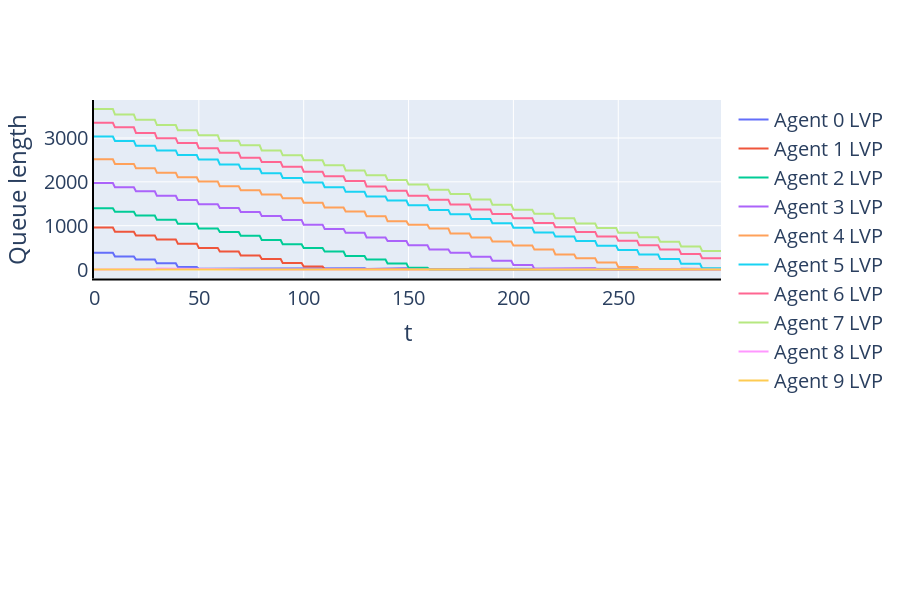
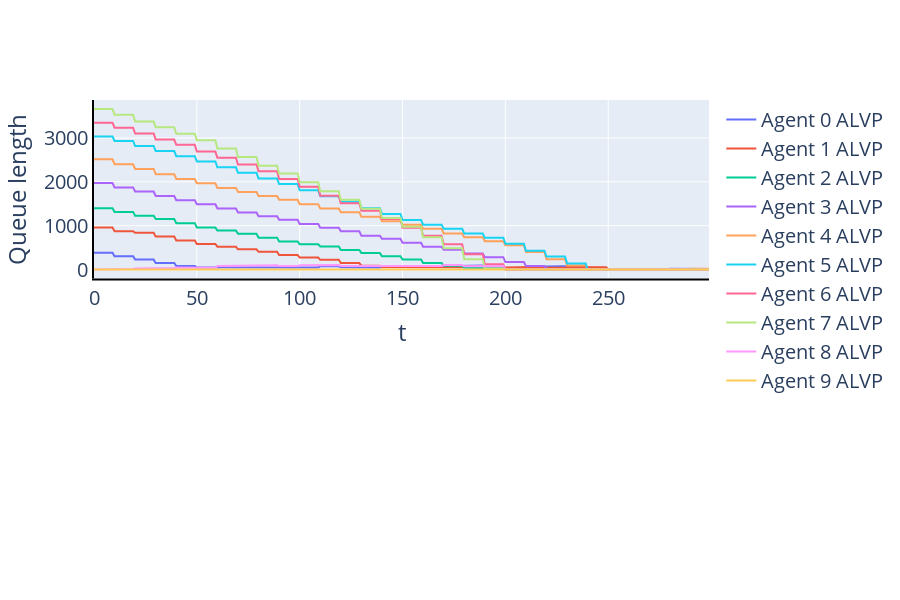
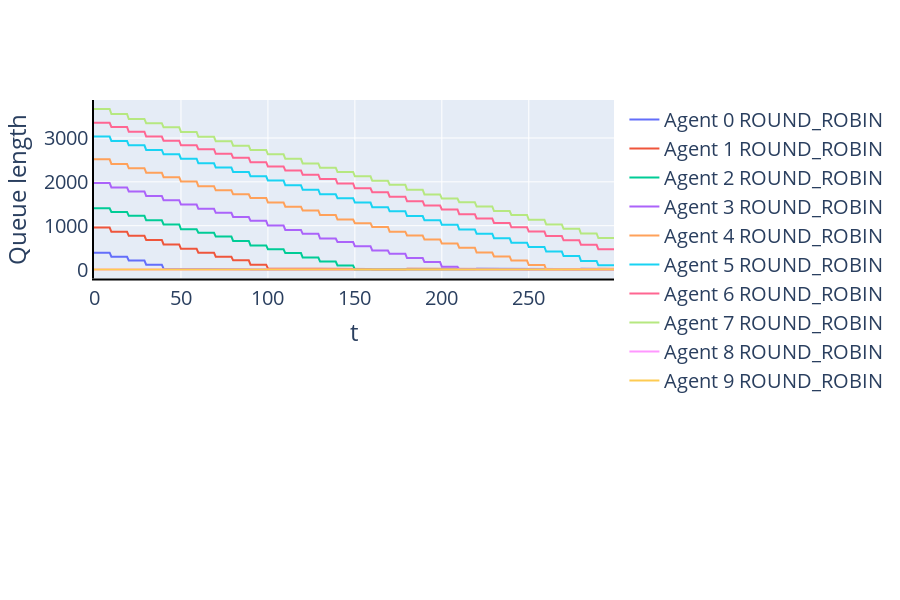
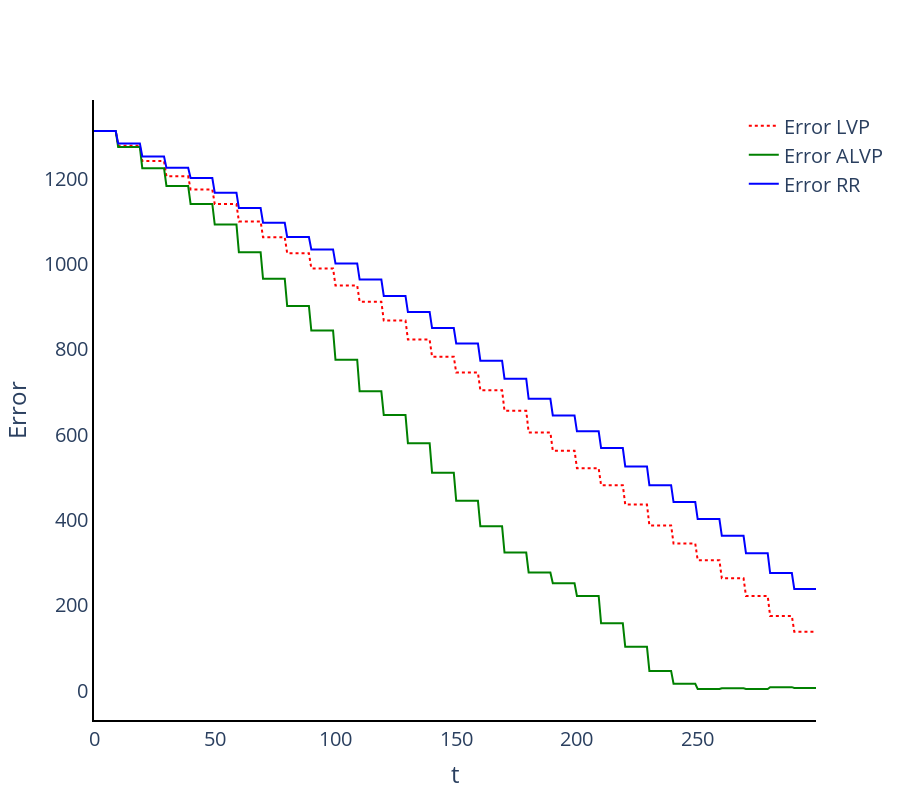

Source (notebook cell) for these figures, in order:
### Code cell
itr = 1
start = -1
iter_past = 0

for k in range(iter_past, itr):
    # Run LVP and extract sequnce
    do = k > start
    alg_lvp, lvp_seq = run(do, main.LVP, num_agents, num_steps, pars, True, productivities, ret_alg=True) 

    # Run ALVP
    do = k > start
    alg_alvp, alvp_seq = run(do, main.ALVP, num_agents, num_steps, pars, False, productivities, ret_alg=True) 

    # Run RR
    do = k > start
    alg_rr, rr_seq = run(do, main.ROUND_ROBIN, num_agents, num_steps, pars, False, productivities, ret_alg=True) 
    
    # Plot error plot
    layout = go.Layout(plot_bgcolor='rgba(0,0,0,0)')
    fig = go.Figure(layout=layout)

    fig.add_trace(go.Scatter(y=lvp_seq["Error"],
                                         x=list(range(len(lvp_seq))),
                                         name=f"Error LVP",
                                         mode="lines",
                            line={'dash': 'dot', 'color': 'red'}))

    fig.add_trace(go.Scatter(y=alvp_seq["Error"],
                                 x=list(range(len(alvp_seq))),
                                 name=f"Error ALVP",
                                 mode="lines",
                            line={'dash': 'solid', 'color': 'green'}))


    fig.add_trace(go.Scatter(y=rr_seq["Error"],
                                 x=list(range(len(rr_seq))),
                                 name=f"Error RR",
                                 mode="lines",
                            line={'dash': 'solid', 'color': 'blue'}))


    fig.update_layout(
        xaxis_title="t",
        yaxis_title="Error",
        legend = dict(
            yanchor="top",
            y=0.99,
            xanchor="left",
            x=0.9
        ),
        font = dict(size = 20),
        height=800
    )
    fig.update_xaxes(showline=True, linewidth=2, linecolor='black', gridcolor='white')
    fig.update_yaxes(showline=True, linewidth=2, linecolor='black', gridcolor='white')
    fig.show()

    fig.write_html(f"./trash/trash_{k}_{exp}_error.html");

    # if k > 0:
    #     alvp_er[f"Error_{k}"] = alvp_seq
    #     lvp_er[f"Error_{k}"] = lvp_seq
    #     rr_er[f"Error_{k}"] = rr_seq
    # else:
    #     alvp_er = pd.DataFrame(alvp_seq, columns=["Error_0"])
    #     lvp_er = pd.DataFrame(lvp_seq, columns=["Error_0"])
    #     rr_er = pd.DataFrame(rr_seq, columns=["Error_0"])
    
    # alvp_er.to_csv(f"~/Load_Balancing_numpy/trash/exp_{exp}_{today}_alvp.csv")
    # lvp_er.to_csv(f"~/Load_Balancing_numpy/trash/exp_{exp}_{today}_lvp.csv")
    # rr_er.to_csv(f"~/Load_Balancing_numpy/trash/exp_{exp}_{today}_rr.csv")
            
    
print("Finish")
iter_past = k

### Figure 1 — Plotly figure (JSON) as saved in the notebook; plotly's stock layout.template omitted (floating-point values rounded to 4 significant figures; data arrays with more than 128 entries replaced by an {"elided": "..."} marker saying what was removed)
{"data": [{"mode": "lines", "name": "Agent 0 LVP", "type": "scatter", "x": {"elided": "300 int values"}, "xaxis": "x", "y": {"elided": "300 float values"}, "yaxis": "y"}, {"mode": "lines", "name": "Agent 1 LVP", "type": "scatter", "x": {"elided": "300 int values"}, "xaxis": "x", "y": {"elided": "300 float values"}, "yaxis": "y"}, {"mode": "lines", "name": "Agent 2 LVP", "type": "scatter", "x": {"elided": "300 int values"}, "xaxis": "x", "y": {"elided": "300 float values"}, "yaxis": "y"}, {"mode": "lines", "name": "Agent 3 LVP", "type": "scatter", "x": {"elided": "300 int values"}, "xaxis": "x", "y": {"elided": "300 float values"}, "yaxis": "y"}, {"mode": "lines", "name": "Agent 4 LVP", "type": "scatter", "x": {"elided": "300 int values"}, "xaxis": "x", "y": {"elided": "300 float values"}, "yaxis": "y"}, {"mode": "lines", "name": "Agent 5 LVP", "type": "scatter", "x": {"elided": "300 int values"}, "xaxis": "x", "y": {"elided": "300 float values"}, "yaxis": "y"}, {"mode": "lines", "name": "Agent 6 LVP", "type": "scatter", "x": {"elided": "300 int values"}, "xaxis": "x", "y": {"elided": "300 float values"}, "yaxis": "y"}, {"mode": "lines", "name": "Agent 7 LVP", "type": "scatter", "x": {"elided": "300 int values"}, "xaxis": "x", "y": {"elided": "300 float values"}, "yaxis": "y"}, {"mode": "lines", "name": "Agent 8 LVP", "type": "scatter", "x": {"elided": "300 int values"}, "xaxis": "x", "y": {"elided": "300 float values"}, "yaxis": "y"}, {"mode": "lines", "name": "Agent 9 LVP", "type": "scatter", "x": {"elided": "300 int values"}, "xaxis": "x", "y": {"elided": "300 float values"}, "yaxis": "y"}], "layout": {"font": {"size": 20}, "height": 600, "xaxis": {"anchor": "y", "domain": [0, 1], "gridcolor": "white", "linecolor": "black", "linewidth": 2, "showline": true, "title": {"text": "t"}}, "xaxis2": {"anchor": "y2", "domain": [0, 1], "gridcolor": "white", "linecolor": "black", "linewidth": 2, "showline": true}, "yaxis": {"anchor": "x", "domain": [0.575, 1], "gridcolor": "white", "linecolor": "black", "linewidth": 2, "showline": true, "title": {"text": "Queue length"}}, "yaxis2": {"anchor": "x2", "domain": [0, 0.425], "gridcolor": "white", "linecolor": "black", "linewidth": 2, "showline": true}}}

### Figure 2 — Plotly figure (JSON) as saved in the notebook; plotly's stock layout.template omitted (floating-point values rounded to 4 significant figures; data arrays with more than 128 entries replaced by an {"elided": "..."} marker saying what was removed)
{"data": [{"mode": "lines", "name": "Agent 0 ALVP", "type": "scatter", "x": {"elided": "300 int values"}, "xaxis": "x", "y": {"elided": "300 float values"}, "yaxis": "y"}, {"mode": "lines", "name": "Agent 1 ALVP", "type": "scatter", "x": {"elided": "300 int values"}, "xaxis": "x", "y": {"elided": "300 float values"}, "yaxis": "y"}, {"mode": "lines", "name": "Agent 2 ALVP", "type": "scatter", "x": {"elided": "300 int values"}, "xaxis": "x", "y": {"elided": "300 float values"}, "yaxis": "y"}, {"mode": "lines", "name": "Agent 3 ALVP", "type": "scatter", "x": {"elided": "300 int values"}, "xaxis": "x", "y": {"elided": "300 float values"}, "yaxis": "y"}, {"mode": "lines", "name": "Agent 4 ALVP", "type": "scatter", "x": {"elided": "300 int values"}, "xaxis": "x", "y": {"elided": "300 float values"}, "yaxis": "y"}, {"mode": "lines", "name": "Agent 5 ALVP", "type": "scatter", "x": {"elided": "300 int values"}, "xaxis": "x", "y": {"elided": "300 float values"}, "yaxis": "y"}, {"mode": "lines", "name": "Agent 6 ALVP", "type": "scatter", "x": {"elided": "300 int values"}, "xaxis": "x", "y": {"elided": "300 float values"}, "yaxis": "y"}, {"mode": "lines", "name": "Agent 7 ALVP", "type": "scatter", "x": {"elided": "300 int values"}, "xaxis": "x", "y": {"elided": "300 float values"}, "yaxis": "y"}, {"mode": "lines", "name": "Agent 8 ALVP", "type": "scatter", "x": {"elided": "300 int values"}, "xaxis": "x", "y": {"elided": "300 float values"}, "yaxis": "y"}, {"mode": "lines", "name": "Agent 9 ALVP", "type": "scatter", "x": {"elided": "300 int values"}, "xaxis": "x", "y": {"elided": "300 float values"}, "yaxis": "y"}], "layout": {"font": {"size": 20}, "height": 600, "xaxis": {"anchor": "y", "domain": [0, 1], "gridcolor": "white", "linecolor": "black", "linewidth": 2, "showline": true, "title": {"text": "t"}}, "xaxis2": {"anchor": "y2", "domain": [0, 1], "gridcolor": "white", "linecolor": "black", "linewidth": 2, "showline": true}, "yaxis": {"anchor": "x", "domain": [0.575, 1], "gridcolor": "white", "linecolor": "black", "linewidth": 2, "showline": true, "title": {"text": "Queue length"}}, "yaxis2": {"anchor": "x2", "domain": [0, 0.425], "gridcolor": "white", "linecolor": "black", "linewidth": 2, "showline": true}}}

### Figure 3 — Plotly figure (JSON) as saved in the notebook; plotly's stock layout.template omitted (floating-point values rounded to 4 significant figures; data arrays with more than 128 entries replaced by an {"elided": "..."} marker saying what was removed)
{"data": [{"mode": "lines", "name": "Agent 0 ROUND_ROBIN", "type": "scatter", "x": {"elided": "300 int values"}, "xaxis": "x", "y": {"elided": "300 float values"}, "yaxis": "y"}, {"mode": "lines", "name": "Agent 1 ROUND_ROBIN", "type": "scatter", "x": {"elided": "300 int values"}, "xaxis": "x", "y": {"elided": "300 float values"}, "yaxis": "y"}, {"mode": "lines", "name": "Agent 2 ROUND_ROBIN", "type": "scatter", "x": {"elided": "300 int values"}, "xaxis": "x", "y": {"elided": "300 float values"}, "yaxis": "y"}, {"mode": "lines", "name": "Agent 3 ROUND_ROBIN", "type": "scatter", "x": {"elided": "300 int values"}, "xaxis": "x", "y": {"elided": "300 float values"}, "yaxis": "y"}, {"mode": "lines", "name": "Agent 4 ROUND_ROBIN", "type": "scatter", "x": {"elided": "300 int values"}, "xaxis": "x", "y": {"elided": "300 float values"}, "yaxis": "y"}, {"mode": "lines", "name": "Agent 5 ROUND_ROBIN", "type": "scatter", "x": {"elided": "300 int values"}, "xaxis": "x", "y": {"elided": "300 float values"}, "yaxis": "y"}, {"mode": "lines", "name": "Agent 6 ROUND_ROBIN", "type": "scatter", "x": {"elided": "300 int values"}, "xaxis": "x", "y": {"elided": "300 float values"}, "yaxis": "y"}, {"mode": "lines", "name": "Agent 7 ROUND_ROBIN", "type": "scatter", "x": {"elided": "300 int values"}, "xaxis": "x", "y": {"elided": "300 float values"}, "yaxis": "y"}, {"mode": "lines", "name": "Agent 8 ROUND_ROBIN", "type": "scatter", "x": {"elided": "300 int values"}, "xaxis": "x", "y": {"elided": "300 int values"}, "yaxis": "y"}, {"mode": "lines", "name": "Agent 9 ROUND_ROBIN", "type": "scatter", "x": {"elided": "300 int values"}, "xaxis": "x", "y": {"elided": "300 int values"}, "yaxis": "y"}], "layout": {"font": {"size": 20}, "height": 600, "xaxis": {"anchor": "y", "domain": [0, 1], "gridcolor": "white", "linecolor": "black", "linewidth": 2, "showline": true, "title": {"text": "t"}}, "xaxis2": {"anchor": "y2", "domain": [0, 1], "gridcolor": "white", "linecolor": "black", "linewidth": 2, "showline": true}, "yaxis": {"anchor": "x", "domain": [0.575, 1], "gridcolor": "white", "linecolor": "black", "linewidth": 2, "showline": true, "title": {"text": "Queue length"}}, "yaxis2": {"anchor": "x2", "domain": [0, 0.425], "gridcolor": "white", "linecolor": "black", "linewidth": 2, "showline": true}}}

### Figure 4 — Plotly figure (JSON) as saved in the notebook; plotly's stock layout.template omitted (floating-point values rounded to 4 significant figures; data arrays with more than 128 entries replaced by an {"elided": "..."} marker saying what was removed)
{"data": [{"line": {"color": "red", "dash": "dot"}, "mode": "lines", "name": "Error LVP", "type": "scatter", "x": {"elided": "300 int values"}, "y": {"elided": "300 float values"}}, {"line": {"color": "green", "dash": "solid"}, "mode": "lines", "name": "Error ALVP", "type": "scatter", "x": {"elided": "300 int values"}, "y": {"elided": "300 float values"}}, {"line": {"color": "blue", "dash": "solid"}, "mode": "lines", "name": "Error RR", "type": "scatter", "x": {"elided": "300 int values"}, "y": {"elided": "300 float values"}}], "layout": {"font": {"size": 20}, "height": 800, "legend": {"x": 0.9, "xanchor": "left", "y": 0.99, "yanchor": "top"}, "plot_bgcolor": "rgba(0,0,0,0)", "xaxis": {"gridcolor": "white", "linecolor": "black", "linewidth": 2, "showline": true, "title": {"text": "t"}}, "yaxis": {"gridcolor": "white", "linecolor": "black", "linewidth": 2, "showline": true, "title": {"text": "Error"}}}}
